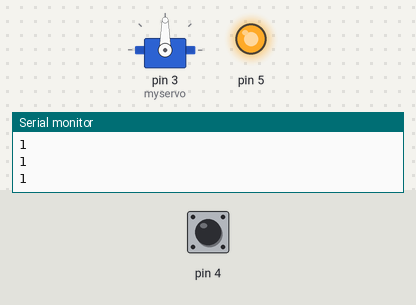
A sketch run on a simulated Arduino Uno, built with avr-gcc and run on an emulated ATmega328P. Shown: servo, output pins drawn as LEDs (lit = HIGH), the last lines printed to the serial monitor. The inputs (shaded band) are chosen by the test bench; at power-on: pin 4 HIGH.

Above: at 1.2 s.
1.3 s: pin 4 driven LOW
At 2.1 s:
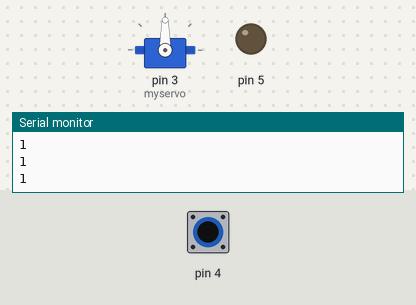
4.3 s: pin 4 driven HIGH
At 5.0 s:
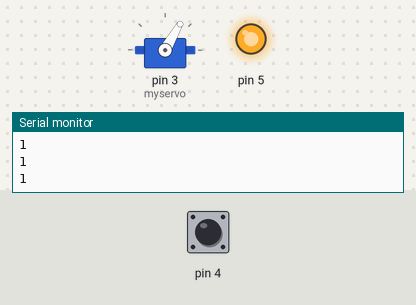
5.8 s: pin 4 driven LOW
At 6.1 s:
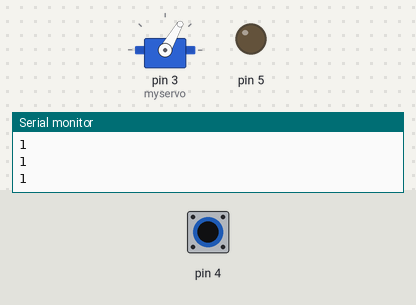
8.8 s: pin 4 driven HIGH
At 9.7 s:
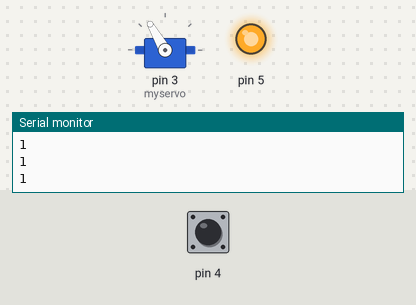
10.3 s: pin 4 driven LOW
At 10.7 s:
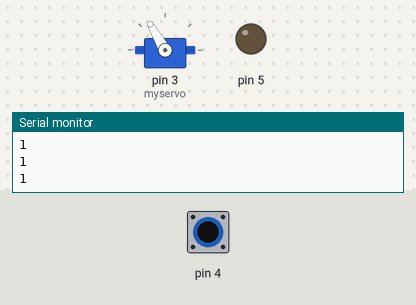
13.3 s: pin 4 pulsed HIGH 2 times (0.12 s each, 0.3 s apart)
At 15.8 s:
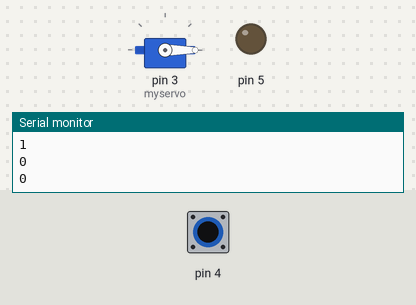
Timing chart, 0 to 17.9 s (numbered marks = the images above; inputs shaded):
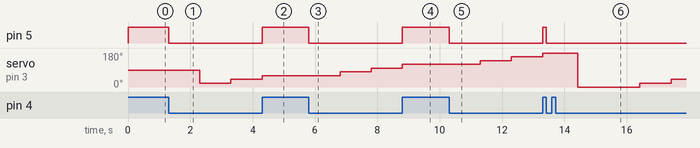

The sketch:

Giant4_project.ino
```cpp
#define RELLAY 0 //Реле 0-низкого уровня 1-высокого уровня


#include <Servo.h>
Servo myservo;

int pos = 0;
void setup() {
  myservo.attach(3);
  pinMode(4, INPUT);
  pinMode(5, OUTPUT);
  digitalWrite(5, RELLAY);
  Serial.begin(9600);
}
void loop() {
  Serial.println(digitalRead(4));
  if (RELLAY == 0){
    digitalWrite(5, digitalRead(4));
  }
  else {
    digitalWrite(5, !digitalRead(4));
  }
  if (digitalRead(4) == LOW){
    if (pos <= 180){
      pos += 20;
    }
    else{
      myservo.write(0);
      pos = 0;
    }
    delay(1000);
    myservo.write(pos);
  }
}
```

Measured:
- after the input at 1.3 s, pin 5: HIGH → LOW at once; servo on pin 3 (myservo): 90° → 20° after 1.0 s, → 40° 1.0 s later
- after the input at 4.3 s, pin 5: LOW → HIGH at once; servo on pin 3 (myservo): goes on until 4.3 s, then stays 60°
- after the input at 5.8 s, pin 5: HIGH → LOW at once; servo on pin 3 (myservo): 60° → 80° after 1.0 s, → 100° 1.0 s later
- after the input at 8.8 s, pin 5: LOW → HIGH at once; servo on pin 3 (myservo): goes on until 8.8 s, then stays 120°
- after the input at 10.3 s, pin 5: HIGH → LOW at once; servo on pin 3 (myservo): 120° → 140° after 1.0 s, → 160° 1.0 s later
- after the input at 13.3 s, pin 5: LOW → HIGH at once, → LOW 0.12 s later
